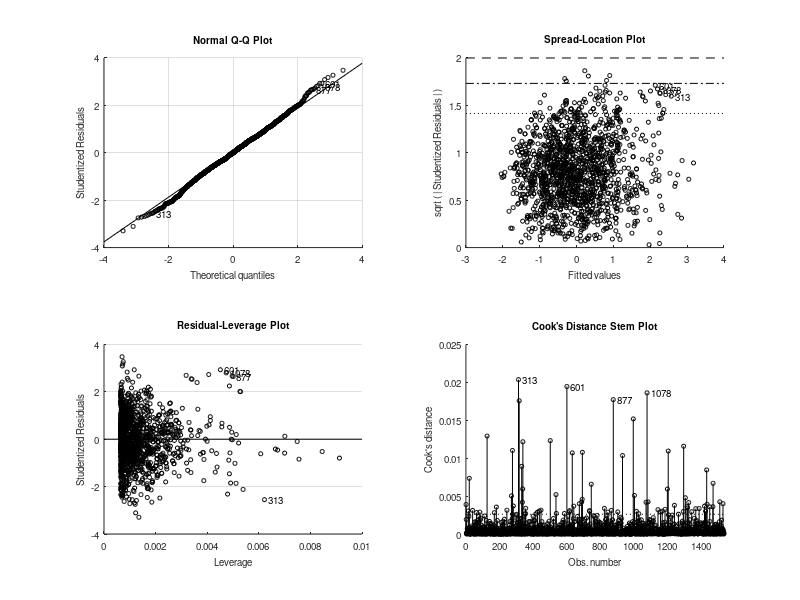
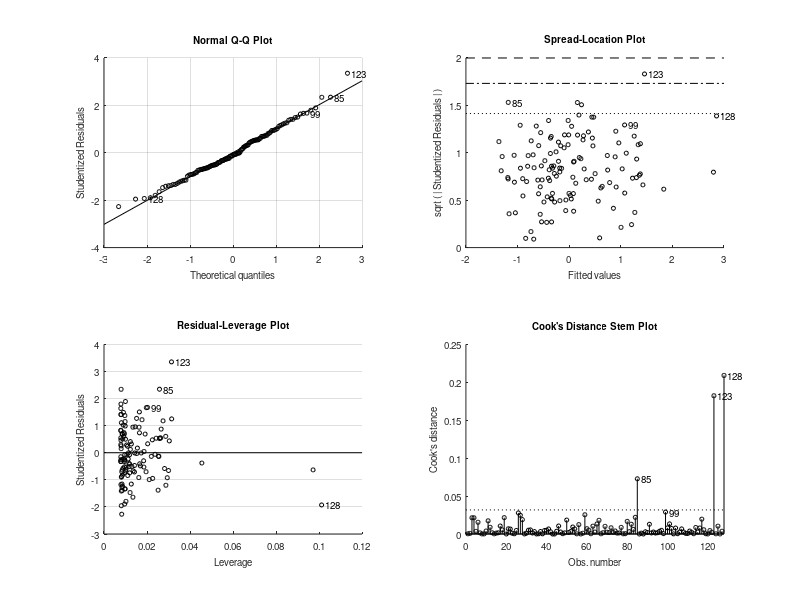

The MATLAB script that drew these images, in order: (Note: this script raises an error after producing the figures.)
%% Makes figure 5
% Initialize
clear all
format shortg

%% Load Training and Validation Data and do Linear Fits
load ('ExampleCNN.mat')
train = fitlm(predictedY_train,trainY);
validation = fitlm(predictedY_validation,validationY);

%% Plot Fits
f5 = figure(5);
f5.Color = 'w';
f5.Position = [384         259        1217         546];
%%
subplot(1,2,1)
hold on
train.plot
plot([-4 4],[-4 4],'k','linewidth',3)
axis equal
axis square
axis([-4 4 -4 4])
hold off
xlabel('Predicted Strain Energy')
ylabel('Actual Strain Energy')
title(strcat('Training Data with R^2 = ', num2str(train.Rsquared.Ordinary)))
ax1 = gca;
delete(ax1.Children(2))
delete(ax1.Children(2))
legend('Data','Fit','y=x')
%%
subplot(1,2,2)

hold on
validation.plot
plot([-4 4],[-4 4],'k','linewidth',3)
axis equal
axis square


axis([-4 4 -4 4])
hold off
xlabel('Predicted Strain Energy')
ylabel('Actual Strain Energy')
title(['Validation Data with R^2 = ' num2str(validation.Rsquared.Ordinary)])
ax2 = gca;
delete(ax2.Children(2))
delete(ax2.Children(2))
legend('Data','Fit','y=x')
%%

set(findall(gcf,'-property','FontWeight'),'FontWeight','bold')
set(findall(gcf,'-property','FontSize'),'FontSize',20)
set(findall(gcf,'-property','LineWidth'),'LineWidth',3)

ax1.Children(3).Marker = '.';
ax1.Children(3).MarkerSize = 8;
ax1.Children(3).MarkerFaceColor = 'b';
ax1.Children(3).LineWidth = 1;

ax2.Children(3).Marker = '.';
ax2.Children(3).MarkerSize = 15;
ax2.Children(3).MarkerFaceColor = 'b';
ax2.Children(3).LineWidth = 1;

